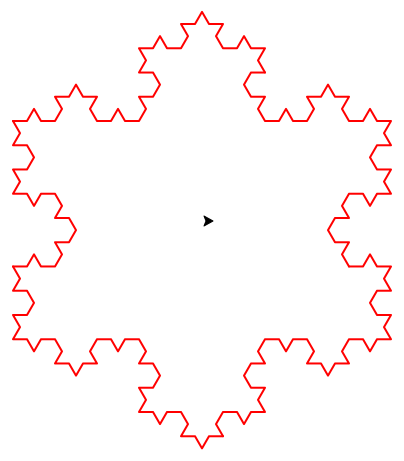

Here is the Python script that generated this plot:
# coding=utf-8
#科勒曲线
import turtle

def coch_a(size, n):
    if n == 0:
        turtle.fd(size)
    else:
        for angle in [0, 60, -120, 60]:
            turtle.left(angle)
            coch_a(size / 3, n - 1)

def coch(level):
    coch_a(400, level)
    turtle.right(120)
    coch_a(400, level)
    turtle.right(120)
    coch_a(400, level)
    turtle.hideturtle()

if __name__ == '__main__':
    turtle.tracer(False)
    turtle.setup(600, 600)
    turtle.penup()
    turtle.bgcolor("white")
    turtle.pensize(2)
    turtle.pencolor('red')
    turtle.goto(-200, 100)
    turtle.speed(5)
    turtle.pendown()
    coch(3)
    turtle.pu()
    ts = turtle.getscreen().getcanvas() #.postscript(file="coch.eps") #.eps文件即postscript脚本    
    import canvasvg
    canvasvg.saveall("coch.svg", ts)
  #  import cairosvg
  #  with open("coch.svg") as svg_input, open("coch.png", 'wb') as png_output:  # svg转换png
  #      cairosvg.svg2png(bytestring=svg_input.read(), write_to=png_output)
    turtle.tracer(True)
    turtle.exitonclick()
